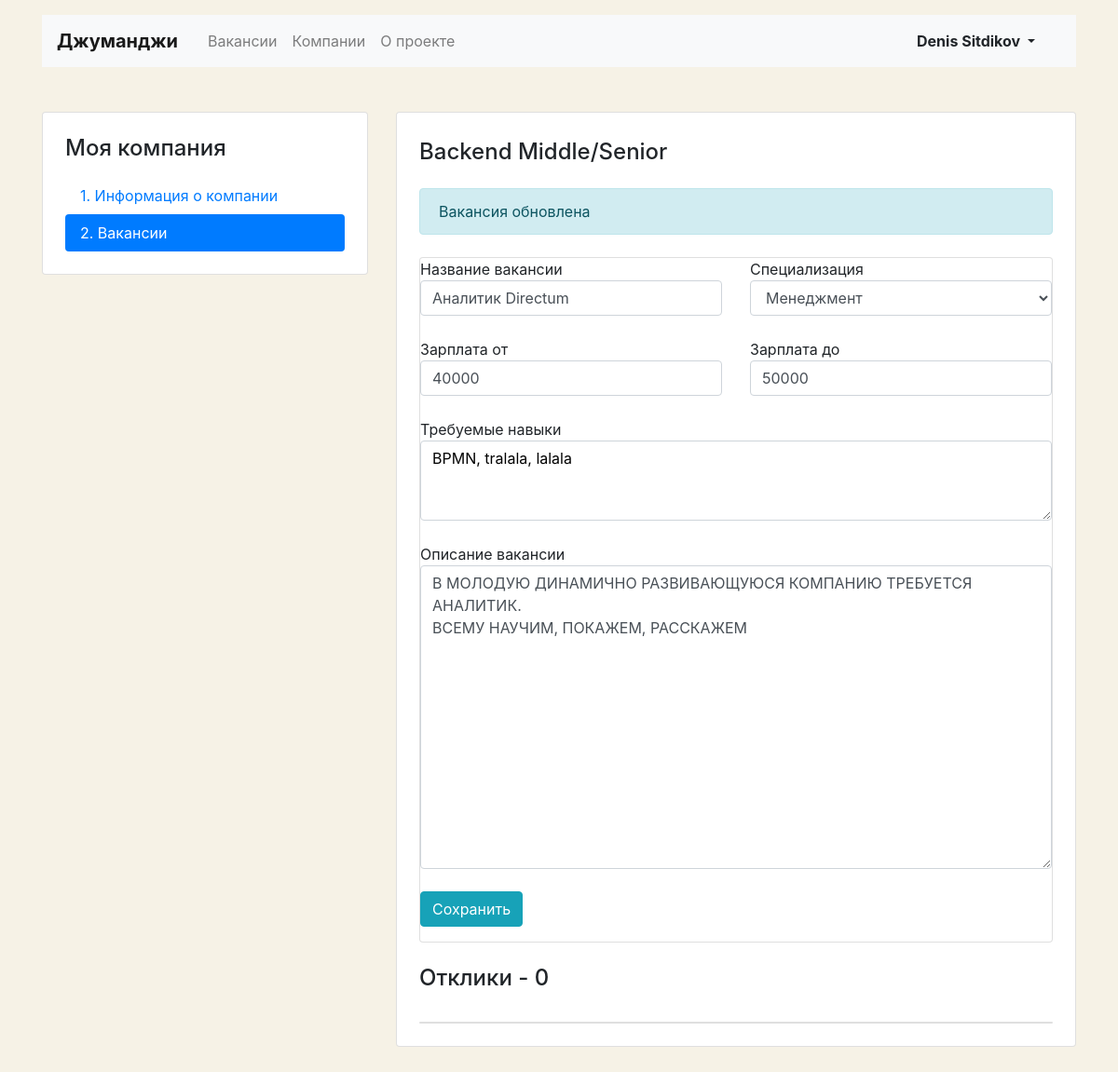
Page /mycompany/vacancies/18 (signed in) on the earlier database version.
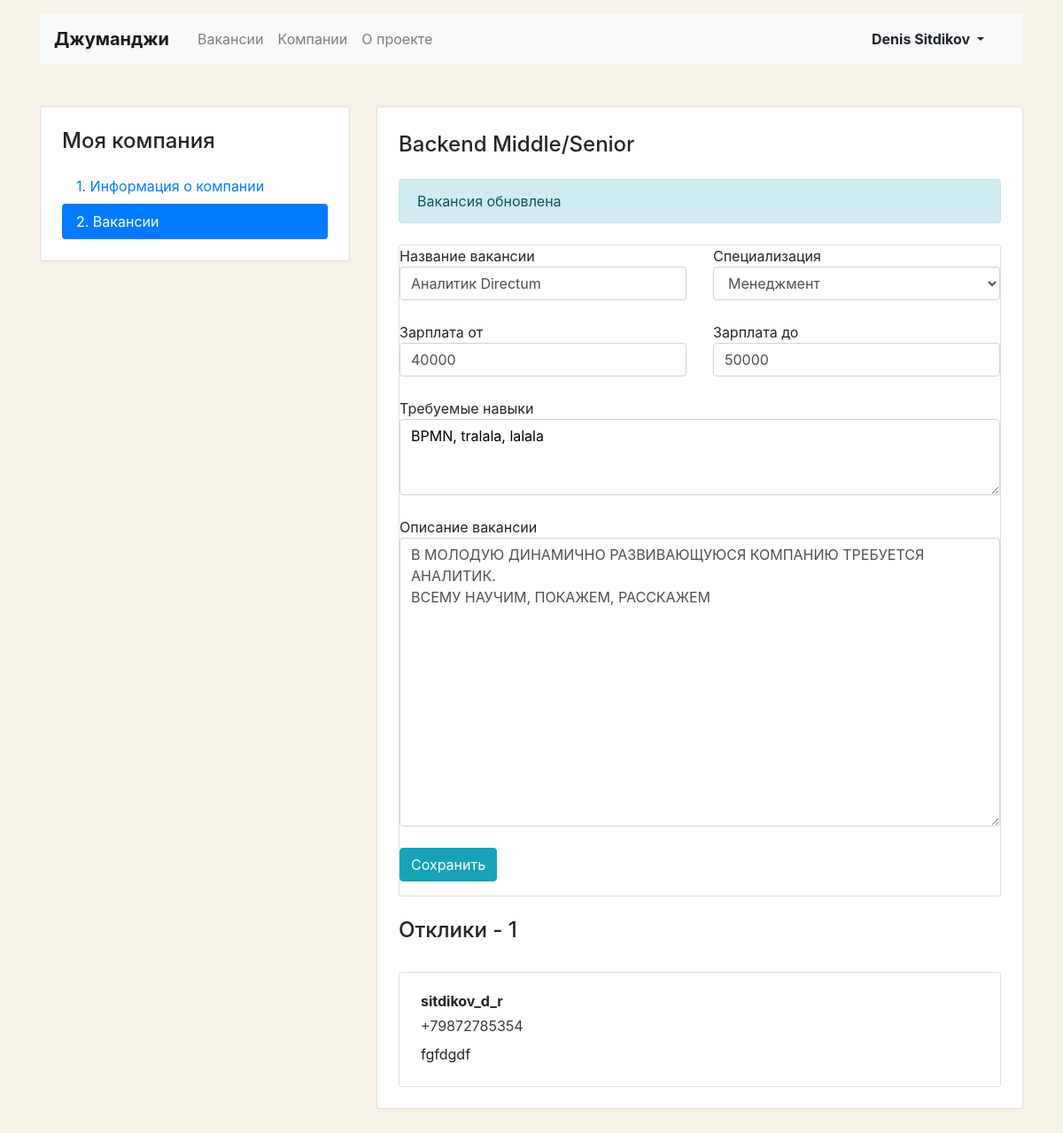
Same page on the later database version.
### hh/models.py (models this page shows)
class Application(models.Model):
    written_username = models.CharField(max_length=64)
    written_phone = models.CharField(max_length=50)
    written_cover_letter = models.CharField(max_length=8000)
    vacancy = models.ForeignKey(Vacancy,
                                related_name="applications",
                                on_delete=models.CASCADE)
    user = models.ForeignKey(User,
                             related_name="applications",
                             on_delete=models.CASCADE)

### hh/views.py (the view, shortened to what this page needs)
# urls.py: path('mycompany/vacancies/<str:vacancy_id>', MyVacancieView.as_view()),  # одна вакансия моей компании
class MyVacancieView(View):
    def get(self, request, vacancy_id, *args, **kwargs):
        vacancy_qs = models.Vacancy.objects.filter(id=int(vacancy_id), company__owner=request.user)
        if len(vacancy_qs) == 0:
            raise Http404
        else:
            applications = models.Application.objects.filter(vacancy=vacancy_qs.first())
            return render(
                request, 'hh/vacancy-edit.html',
                context={'title': 'Вакансии компании | Джуманджи',
                         'form': VacancyEditForm(instance=vacancy_qs.first()),
                         'applications': applications}
            )

### hh/forms.py
class VacancyEditForm(ModelForm):
    class Meta:
        model = models.Vacancy
        fields = ['title', 'specialty', 'salary_min', 'salary_max', 'skills', 'description']
        widgets = {
            'title': forms.TextInput(attrs={'class': 'form-control'}),
            'specialty': forms.Select(attrs={'class': 'form-control'}, ),
            'salary_min': forms.NumberInput(attrs={'class': 'form-control'}),
            'salary_max': forms.NumberInput(attrs={'class': 'form-control'}),
            'skills': forms.Textarea(attrs={'class': 'form-control',
                                            'rows': 3,
                                            'style': "color:#000;"}),
            'description': forms.Textarea(attrs={'class': 'form-control',
                                                 'rows': 13})
        }
        labels = {
            'title': 'Название вакансии',
            'specialty': 'Специализация',
            'salary_min': 'Зарплата от',
            'salary_max': 'Зарплата до',
            'skills': 'Требуемые навыки',
            'description': 'Описание вакансии',
        }

### hh/models.py (called while the page is built)
    def __str__(self):
        return self.title

### hh/templates/hh/vacancy-edit.html (shortened to what this page needs)
{% extends 'base.html' %}
{% block container %}
  <main class="container mt-3 pb-5">
    <div class="row mt-5">
      <div class="col-12 col-lg-4">
        <aside class="pt-3 pb-4 px-4 mb-5 card">
          <h1 class="h4 pt-2 pb-2">Моя компания</h1>
          <div class="nav flex-column nav-pills" id="v-pills-tab" role="tablist" aria-orientation="vertical">
            <a class="nav-link" href="/mycompany">1. Информация о&nbsp;компании</a>
            <a class="nav-link active" href="/mycompany/vacancies">2. Вакансии</a>
          </div>
        </aside>
      </div>
	  <div class="col-12 col-lg-8">
        <div class="card">
          <div class="card-body px-4 pb-4 tab-content">
            <section>
              <h2 class="h4 pt-2 pb-3">Backend Middle/Senior</h2>
              <p class="alert alert-info" role="alert">Вакансия обновлена</p>
              <form method="post" action="{{ request.path }}" enctype="multipart/form-data" class="card mt-4 mb-3">{% csrf_token %}
                <div class="row">
                  <div class="col-12 col-md-6">
                    <div class="form-group pb-2">
                      {{ form.title.label }}
                      {{ form.title }}
                    </div>
                  </div>
                  <div class="col-12 col-md-6">
                    <div class="form-group pb-2">
                      {{ form.specialty.label }}
                      {{ form.specialty }}
                    </div>
                  </div>
                </div>
                <div class="row">
                  <div class="col-12 col-md-6">
                    <div class="form-group pb-2">
                      {{ form.salary_min.label }}
                      {{ form.salary_min }}
                    </div>
                  </div>
                  <div class="col-12 col-md-6">
                    <div class="form-group pb-2">
                      {{ form.salary_max.label }}
                      {{ form.salary_max }}
                    </div>
                  </div>
                </div>
                <div class="form-group pb-2">
                  {{ form.skills.label }}
				  {{ form.skills }}
                </div>
                <div class="form-group pb-2">
                  {{ form.description.label }}
				  {{ form.description }}
                </div>
                <div class="form-group">
                  <input type="submit" class="btn btn-info" value="Сохранить">
                </div>
              </form>
              <h2 class="h4 pt-2 pb-3">Отклики - {{ applications.count }}</h2>
              <div class="card mt-3" id="applications">
				{% for application in applications %}
                <div class="card-body px-4">
                  <p class="mb-1 font-weight-bold">{{ application.written_username }}</p>
                  <p class="mb-2"><a href="tel:+79002842324" class="text-dark">{{ application.written_phone }}</a></p>
                  <p class="mb-1">{{ application.written_cover_letter }}</p>
                </div>
				{% endfor %}
              </div>
            </section>
          </div>
        </div>
      </div>
    </div>
  </main>
{% endblock %}

Differences in the rows shown:
now on this page (row edited): Application: written_username "sitdikov_d_r", written_phone "+79872785354", written_cover_letter "fgfdgdf"
Other differences:
{{ applications.count }}: "0" → "1"
